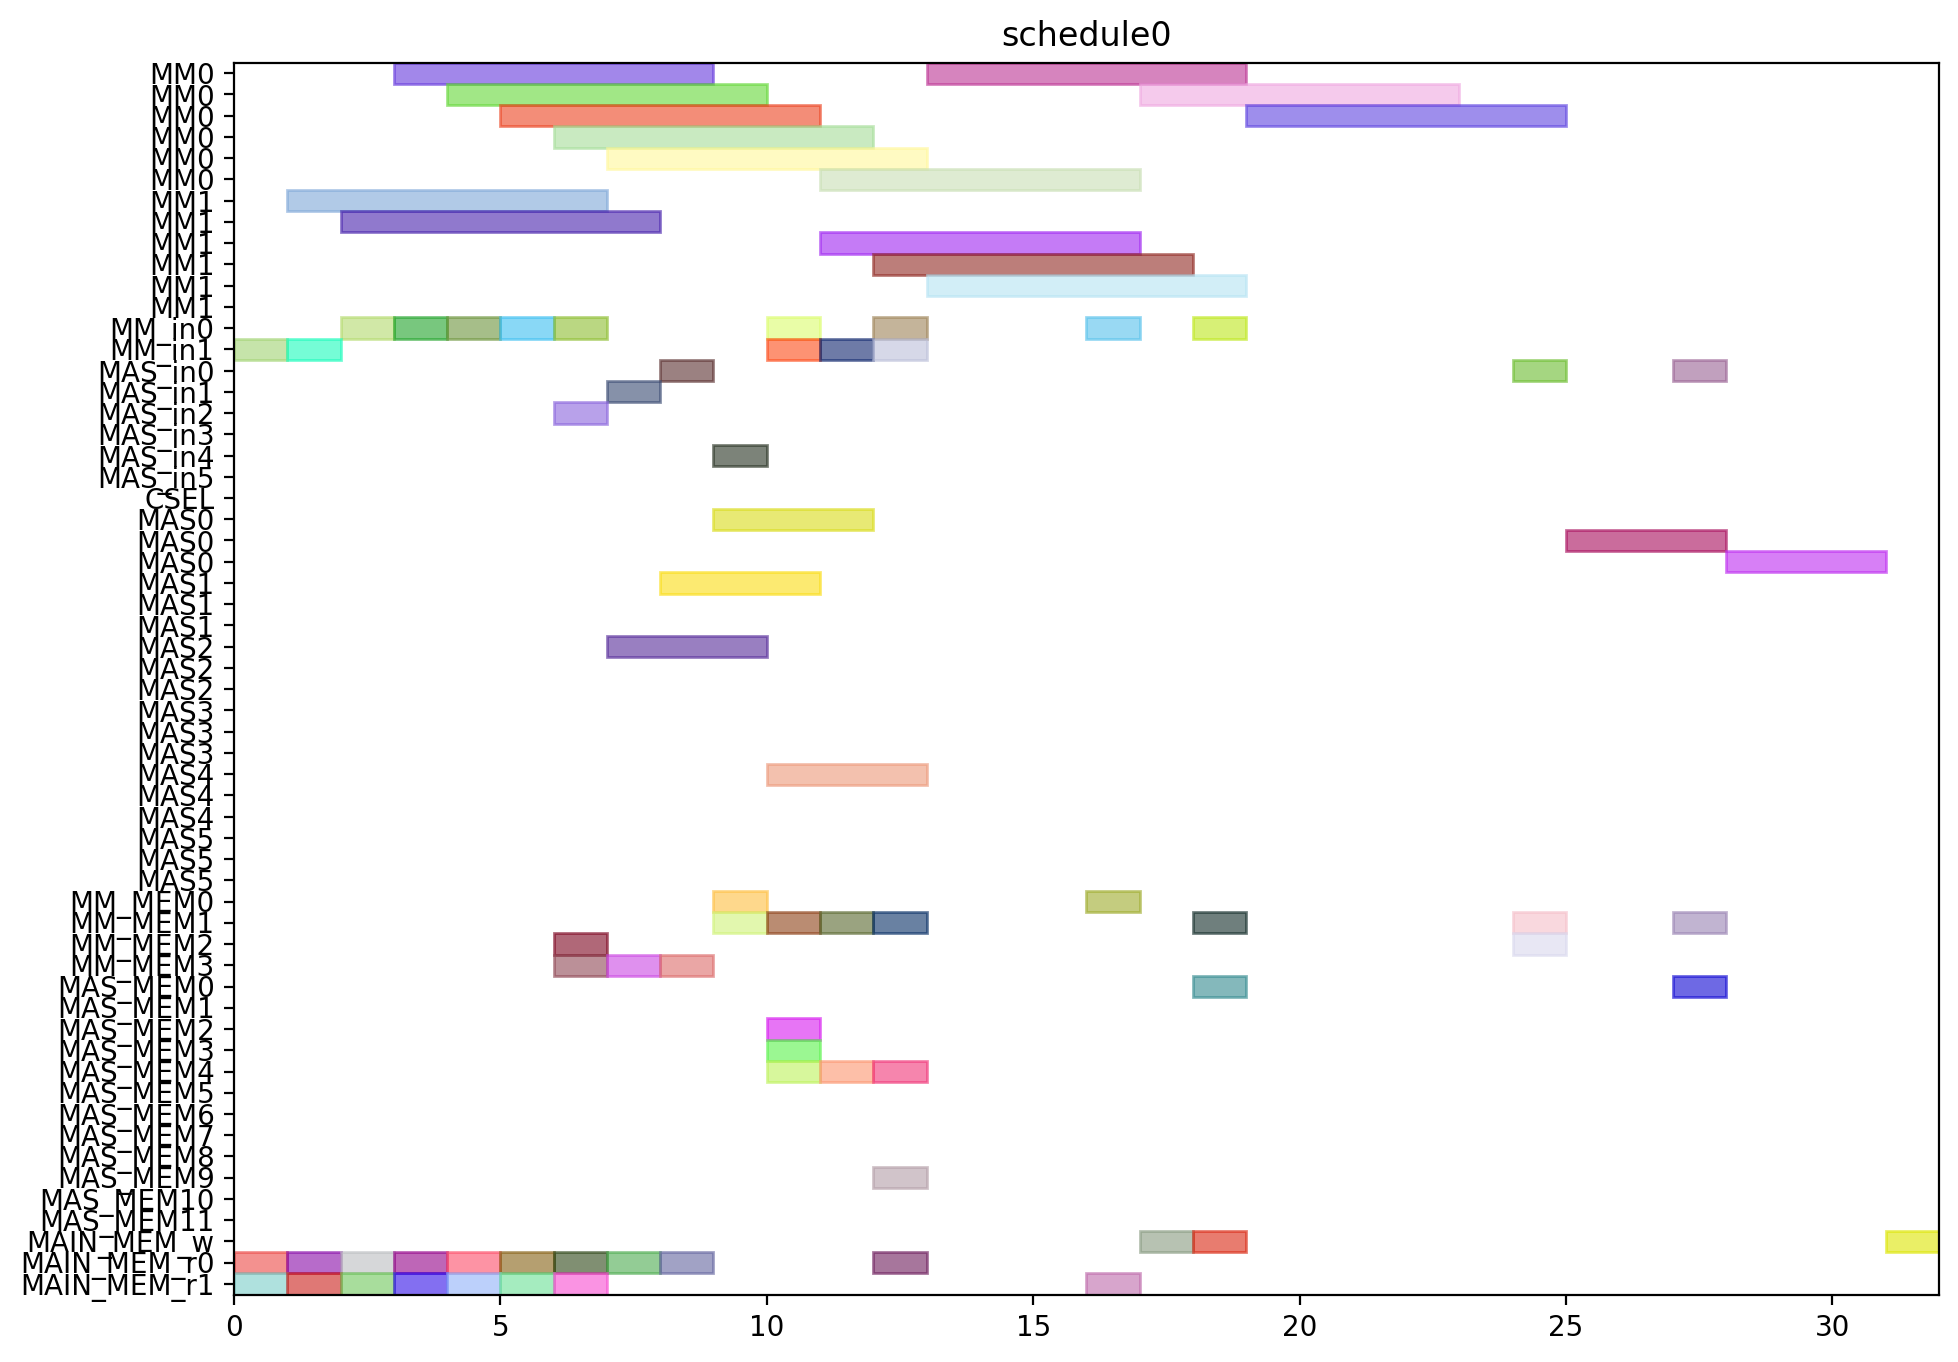

Source code (Python):
from pyschedule import Scenario, solvers, plotters, alt


def solve():
	horizon = 120
	S = Scenario("schedule0", horizon=horizon)

	# resource
	MM = S.Resources('MM', num=2, size=6)
	MM_in = S.Resources('MM_in', num=2)
	MAS_in = S.Resources('MAS_in', num=6)
	CSEL = S.Resource('CSEL')
	MAS = S.Resources('MAS', num=6, size=3, periods=range(1, horizon))
	MM_MEM = S.Resources('MM_MEM', num=4)
	MAS_MEM = S.Resources('MAS_MEM', num=12)
	MAIN_MEM_w = S.Resource('MAIN_MEM_w', size=1)
	MAIN_MEM_r = S.Resources('MAIN_MEM_r', num=2)

	# result of previous scheduling

	# new tasks
	r1 = S.Task('r1', length=6, delay_cost=1)
	r1 += alt(MM)
	r1_in = S.Task('r1_in', length=1, delay_cost=1)
	r1_in += alt(MM_in)
	S += r1_in*MM_in[0]<=r1*MM[0]
	S += r1_in*MM_in[1]<=r1*MM[1]
	r1_mem0 = S.Task('r1_mem0', length=1, delay_cost=1)
	r1_mem0 += MAIN_MEM_r[0]
	S += r1_mem0 <= r1

	r1_mem1 = S.Task('r1_mem1', length=1, delay_cost=1)
	r1_mem1 += MAIN_MEM_r[1]
	S += r1_mem1 <= r1

	r3 = S.Task('r3', length=6, delay_cost=1)
	r3 += alt(MM)
	r3_in = S.Task('r3_in', length=1, delay_cost=1)
	r3_in += alt(MM_in)
	S += r3_in*MM_in[0]<=r3*MM[0]
	S += r3_in*MM_in[1]<=r3*MM[1]
	r3_mem0 = S.Task('r3_mem0', length=1, delay_cost=1)
	r3_mem0 += MAIN_MEM_r[0]
	S += r3_mem0 <= r3

	r3_mem1 = S.Task('r3_mem1', length=1, delay_cost=1)
	r3_mem1 += MAIN_MEM_r[1]
	S += r3_mem1 <= r3

	r4 = S.Task('r4', length=6, delay_cost=1)
	r4 += alt(MM)
	r4_in = S.Task('r4_in', length=1, delay_cost=1)
	r4_in += alt(MM_in)
	S += r4_in*MM_in[0]<=r4*MM[0]
	S += r4_in*MM_in[1]<=r4*MM[1]
	r4_mem0 = S.Task('r4_mem0', length=1, delay_cost=1)
	r4_mem0 += MAIN_MEM_r[0]
	S += r4_mem0 <= r4

	r4_mem1 = S.Task('r4_mem1', length=1, delay_cost=1)
	r4_mem1 += MAIN_MEM_r[1]
	S += r4_mem1 <= r4

	r5 = S.Task('r5', length=6, delay_cost=1)
	r5 += alt(MM)
	r5_in = S.Task('r5_in', length=1, delay_cost=1)
	r5_in += alt(MM_in)
	S += r5_in*MM_in[0]<=r5*MM[0]
	S += r5_in*MM_in[1]<=r5*MM[1]
	r5_mem0 = S.Task('r5_mem0', length=1, delay_cost=1)
	r5_mem0 += MAIN_MEM_r[0]
	S += r5_mem0 <= r5

	r5_mem1 = S.Task('r5_mem1', length=1, delay_cost=1)
	r5_mem1 += MAIN_MEM_r[1]
	S += r5_mem1 <= r5

	r6 = S.Task('r6', length=6, delay_cost=1)
	r6 += alt(MM)
	r6_in = S.Task('r6_in', length=1, delay_cost=1)
	r6_in += alt(MM_in)
	S += r6_in*MM_in[0]<=r6*MM[0]
	S += r6_in*MM_in[1]<=r6*MM[1]
	r6_mem0 = S.Task('r6_mem0', length=1, delay_cost=1)
	r6_mem0 += MAIN_MEM_r[0]
	S += r6_mem0 <= r6

	r6_mem1 = S.Task('r6_mem1', length=1, delay_cost=1)
	r6_mem1 += MAIN_MEM_r[1]
	S += r6_mem1 <= r6

	r12 = S.Task('r12', length=6, delay_cost=1)
	r12 += alt(MM)
	r12_in = S.Task('r12_in', length=1, delay_cost=1)
	r12_in += alt(MM_in)
	S += r12_in*MM_in[0]<=r12*MM[0]
	S += r12_in*MM_in[1]<=r12*MM[1]
	r12_mem0 = S.Task('r12_mem0', length=1, delay_cost=1)
	r12_mem0 += MAIN_MEM_r[0]
	S += r12_mem0 <= r12

	r12_mem1 = S.Task('r12_mem1', length=1, delay_cost=1)
	r12_mem1 += MAIN_MEM_r[1]
	S += r12_mem1 <= r12

	r13 = S.Task('r13', length=6, delay_cost=1)
	r13 += alt(MM)
	r13_in = S.Task('r13_in', length=1, delay_cost=1)
	r13_in += alt(MM_in)
	S += r13_in*MM_in[0]<=r13*MM[0]
	S += r13_in*MM_in[1]<=r13*MM[1]
	r13_mem0 = S.Task('r13_mem0', length=1, delay_cost=1)
	r13_mem0 += MAIN_MEM_r[0]
	S += r13_mem0 <= r13

	r13_mem1 = S.Task('r13_mem1', length=1, delay_cost=1)
	r13_mem1 += MAIN_MEM_r[1]
	S += r13_mem1 <= r13

	r2 = S.Task('r2', length=3, delay_cost=1)
	r2 += alt(MAS)
	r2_in = S.Task('r2_in', length=1, delay_cost=1)
	r2_in += alt(MAS_in)
	S += r2_in*MAS_in[0]<=r2*MAS[0]

	S += r2_in*MAS_in[1]<=r2*MAS[1]

	S += r2_in*MAS_in[2]<=r2*MAS[2]

	S += r2_in*MAS_in[3]<=r2*MAS[3]

	S += r2_in*MAS_in[4]<=r2*MAS[4]

	S += r2_in*MAS_in[5]<=r2*MAS[5]

	r2_mem0 = S.Task('r2_mem0', length=1, delay_cost=1)
	r2_mem0 += alt(MM_MEM)
	S += (r1*MM[0])-1 < r2_mem0*MM_MEM[0]
	S += (r1*MM[1])-1 < r2_mem0*MM_MEM[2]
	S += r2_mem0 <= r2

	r2_mem1 = S.Task('r2_mem1', length=1, delay_cost=1)
	r2_mem1 += alt(MM_MEM)
	S += (r1*MM[0])-1 < r2_mem1*MM_MEM[1]
	S += (r1*MM[1])-1 < r2_mem1*MM_MEM[3]
	S += r2_mem1 <= r2

	r7 = S.Task('r7', length=3, delay_cost=1)
	r7 += alt(MAS)
	r7_in = S.Task('r7_in', length=1, delay_cost=1)
	r7_in += alt(MAS_in)
	S += r7_in*MAS_in[0]<=r7*MAS[0]

	S += r7_in*MAS_in[1]<=r7*MAS[1]

	S += r7_in*MAS_in[2]<=r7*MAS[2]

	S += r7_in*MAS_in[3]<=r7*MAS[3]

	S += r7_in*MAS_in[4]<=r7*MAS[4]

	S += r7_in*MAS_in[5]<=r7*MAS[5]

	r7_mem0 = S.Task('r7_mem0', length=1, delay_cost=1)
	r7_mem0 += alt(MM_MEM)
	S += (r5*MM[0])-1 < r7_mem0*MM_MEM[0]
	S += (r5*MM[1])-1 < r7_mem0*MM_MEM[2]
	S += r7_mem0 <= r7

	r7_mem1 = S.Task('r7_mem1', length=1, delay_cost=1)
	r7_mem1 += alt(MM_MEM)
	S += (r6*MM[0])-1 < r7_mem1*MM_MEM[1]
	S += (r6*MM[1])-1 < r7_mem1*MM_MEM[3]
	S += r7_mem1 <= r7

	r8 = S.Task('r8', length=3, delay_cost=1)
	r8 += alt(MAS)
	r8_in = S.Task('r8_in', length=1, delay_cost=1)
	r8_in += alt(MAS_in)
	S += r8_in*MAS_in[0]<=r8*MAS[0]

	S += r8_in*MAS_in[1]<=r8*MAS[1]

	S += r8_in*MAS_in[2]<=r8*MAS[2]

	S += r8_in*MAS_in[3]<=r8*MAS[3]

	S += r8_in*MAS_in[4]<=r8*MAS[4]

	S += r8_in*MAS_in[5]<=r8*MAS[5]

	r8_mem0 = S.Task('r8_mem0', length=1, delay_cost=1)
	r8_mem0 += MAIN_MEM_r[0]
	S += r8_mem0 <= r8

	r8_mem1 = S.Task('r8_mem1', length=1, delay_cost=1)
	r8_mem1 += alt(MM_MEM)
	S += (r4*MM[0])-1 < r8_mem1*MM_MEM[1]
	S += (r4*MM[1])-1 < r8_mem1*MM_MEM[3]
	S += r8_mem1 <= r8

	r10 = S.Task('r10', length=3, delay_cost=1)
	r10 += alt(MAS)
	r10_in = S.Task('r10_in', length=1, delay_cost=1)
	r10_in += alt(MAS_in)
	S += r10_in*MAS_in[0]<=r10*MAS[0]

	S += r10_in*MAS_in[1]<=r10*MAS[1]

	S += r10_in*MAS_in[2]<=r10*MAS[2]

	S += r10_in*MAS_in[3]<=r10*MAS[3]

	S += r10_in*MAS_in[4]<=r10*MAS[4]

	S += r10_in*MAS_in[5]<=r10*MAS[5]

	r10_mem0 = S.Task('r10_mem0', length=1, delay_cost=1)
	r10_mem0 += MAIN_MEM_r[0]
	S += r10_mem0 <= r10

	r10_mem1 = S.Task('r10_mem1', length=1, delay_cost=1)
	r10_mem1 += alt(MM_MEM)
	S += (r4*MM[0])-1 < r10_mem1*MM_MEM[1]
	S += (r4*MM[1])-1 < r10_mem1*MM_MEM[3]
	S += r10_mem1 <= r10

	r9 = S.Task('r9', length=6, delay_cost=1)
	r9 += alt(MM)
	r9_in = S.Task('r9_in', length=1, delay_cost=1)
	r9_in += alt(MM_in)
	S += r9_in*MM_in[0]<=r9*MM[0]
	S += r9_in*MM_in[1]<=r9*MM[1]
	r9_mem0 = S.Task('r9_mem0', length=1, delay_cost=1)
	r9_mem0 += MAIN_MEM_r[0]
	S += r9_mem0 <= r9

	r9_mem1 = S.Task('r9_mem1', length=1, delay_cost=1)
	r9_mem1 += alt(MAS_MEM)
	S += (r7*MAS[0])-1 < r9_mem1*MAS_MEM[1]
	S += (r7*MAS[1])-1 < r9_mem1*MAS_MEM[3]
	S += (r7*MAS[2])-1 < r9_mem1*MAS_MEM[5]
	S += (r7*MAS[3])-1 < r9_mem1*MAS_MEM[7]
	S += (r7*MAS[4])-1 < r9_mem1*MAS_MEM[9]
	S += (r7*MAS[5])-1 < r9_mem1*MAS_MEM[11]
	S += r9_mem1 <= r9

	r11 = S.Task('r11', length=6, delay_cost=1)
	r11 += alt(MM)
	r11_in = S.Task('r11_in', length=1, delay_cost=1)
	r11_in += alt(MM_in)
	S += r11_in*MM_in[0]<=r11*MM[0]
	S += r11_in*MM_in[1]<=r11*MM[1]
	r11_mem0 = S.Task('r11_mem0', length=1, delay_cost=1)
	r11_mem0 += alt(MAS_MEM)
	S += (r10*MAS[0])-1 < r11_mem0*MAS_MEM[0]
	S += (r10*MAS[1])-1 < r11_mem0*MAS_MEM[2]
	S += (r10*MAS[2])-1 < r11_mem0*MAS_MEM[4]
	S += (r10*MAS[3])-1 < r11_mem0*MAS_MEM[6]
	S += (r10*MAS[4])-1 < r11_mem0*MAS_MEM[8]
	S += (r10*MAS[5])-1 < r11_mem0*MAS_MEM[10]
	S += r11_mem0 <= r11

	r11_mem1 = S.Task('r11_mem1', length=1, delay_cost=1)
	r11_mem1 += alt(MAS_MEM)
	S += (r10*MAS[0])-1 < r11_mem1*MAS_MEM[1]
	S += (r10*MAS[1])-1 < r11_mem1*MAS_MEM[3]
	S += (r10*MAS[2])-1 < r11_mem1*MAS_MEM[5]
	S += (r10*MAS[3])-1 < r11_mem1*MAS_MEM[7]
	S += (r10*MAS[4])-1 < r11_mem1*MAS_MEM[9]
	S += (r10*MAS[5])-1 < r11_mem1*MAS_MEM[11]
	S += r11_mem1 <= r11

	PX_new = S.Task('PX_new', length=6, delay_cost=1)
	PX_new += alt(MM)
	PX_new_in = S.Task('PX_new_in', length=1, delay_cost=1)
	PX_new_in += alt(MM_in)
	S += PX_new_in*MM_in[0]<=PX_new*MM[0]
	S += PX_new_in*MM_in[1]<=PX_new*MM[1]
	S += 0<PX_new

	PX_new_w = S.Task('PX_new_w', length=1, delay_cost=1)
	PX_new_w += alt(MAIN_MEM_w)
	S += PX_new <= PX_new_w

	PX_new_mem0 = S.Task('PX_new_mem0', length=1, delay_cost=1)
	PX_new_mem0 += alt(MAS_MEM)
	S += (r2*MAS[0])-1 < PX_new_mem0*MAS_MEM[0]
	S += (r2*MAS[1])-1 < PX_new_mem0*MAS_MEM[2]
	S += (r2*MAS[2])-1 < PX_new_mem0*MAS_MEM[4]
	S += (r2*MAS[3])-1 < PX_new_mem0*MAS_MEM[6]
	S += (r2*MAS[4])-1 < PX_new_mem0*MAS_MEM[8]
	S += (r2*MAS[5])-1 < PX_new_mem0*MAS_MEM[10]
	S += PX_new_mem0 <= PX_new

	PX_new_mem1 = S.Task('PX_new_mem1', length=1, delay_cost=1)
	PX_new_mem1 += alt(MM_MEM)
	S += (r12*MM[0])-1 < PX_new_mem1*MM_MEM[1]
	S += (r12*MM[1])-1 < PX_new_mem1*MM_MEM[3]
	S += PX_new_mem1 <= PX_new

	r14 = S.Task('r14', length=6, delay_cost=1)
	r14 += alt(MM)
	r14_in = S.Task('r14_in', length=1, delay_cost=1)
	r14_in += alt(MM_in)
	S += r14_in*MM_in[0]<=r14*MM[0]
	S += r14_in*MM_in[1]<=r14*MM[1]
	r14_mem0 = S.Task('r14_mem0', length=1, delay_cost=1)
	r14_mem0 += alt(MAS_MEM)
	S += (r2*MAS[0])-1 < r14_mem0*MAS_MEM[0]
	S += (r2*MAS[1])-1 < r14_mem0*MAS_MEM[2]
	S += (r2*MAS[2])-1 < r14_mem0*MAS_MEM[4]
	S += (r2*MAS[3])-1 < r14_mem0*MAS_MEM[6]
	S += (r2*MAS[4])-1 < r14_mem0*MAS_MEM[8]
	S += (r2*MAS[5])-1 < r14_mem0*MAS_MEM[10]
	S += r14_mem0 <= r14

	r14_mem1 = S.Task('r14_mem1', length=1, delay_cost=1)
	r14_mem1 += alt(MM_MEM)
	S += (r3*MM[0])-1 < r14_mem1*MM_MEM[1]
	S += (r3*MM[1])-1 < r14_mem1*MM_MEM[3]
	S += r14_mem1 <= r14

	Z1_new = S.Task('Z1_new', length=6, delay_cost=1)
	Z1_new += alt(MM)
	Z1_new_in = S.Task('Z1_new_in', length=1, delay_cost=1)
	Z1_new_in += alt(MM_in)
	S += Z1_new_in*MM_in[0]<=Z1_new*MM[0]
	S += Z1_new_in*MM_in[1]<=Z1_new*MM[1]
	S += 0<Z1_new

	Z1_new_w = S.Task('Z1_new_w', length=1, delay_cost=1)
	Z1_new_w += alt(MAIN_MEM_w)
	S += Z1_new <= Z1_new_w

	Z1_new_mem0 = S.Task('Z1_new_mem0', length=1, delay_cost=1)
	Z1_new_mem0 += alt(MAS_MEM)
	S += (r2*MAS[0])-1 < Z1_new_mem0*MAS_MEM[0]
	S += (r2*MAS[1])-1 < Z1_new_mem0*MAS_MEM[2]
	S += (r2*MAS[2])-1 < Z1_new_mem0*MAS_MEM[4]
	S += (r2*MAS[3])-1 < Z1_new_mem0*MAS_MEM[6]
	S += (r2*MAS[4])-1 < Z1_new_mem0*MAS_MEM[8]
	S += (r2*MAS[5])-1 < Z1_new_mem0*MAS_MEM[10]
	S += Z1_new_mem0 <= Z1_new

	Z1_new_mem1 = S.Task('Z1_new_mem1', length=1, delay_cost=1)
	Z1_new_mem1 += alt(MM_MEM)
	S += (r13*MM[0])-1 < Z1_new_mem1*MM_MEM[1]
	S += (r13*MM[1])-1 < Z1_new_mem1*MM_MEM[3]
	S += Z1_new_mem1 <= Z1_new

	r15 = S.Task('r15', length=6, delay_cost=1)
	r15 += alt(MM)
	r15_in = S.Task('r15_in', length=1, delay_cost=1)
	r15_in += alt(MM_in)
	S += r15_in*MM_in[0]<=r15*MM[0]
	S += r15_in*MM_in[1]<=r15*MM[1]
	r15_mem0 = S.Task('r15_mem0', length=1, delay_cost=1)
	r15_mem0 += alt(MAS_MEM)
	S += (r8*MAS[0])-1 < r15_mem0*MAS_MEM[0]
	S += (r8*MAS[1])-1 < r15_mem0*MAS_MEM[2]
	S += (r8*MAS[2])-1 < r15_mem0*MAS_MEM[4]
	S += (r8*MAS[3])-1 < r15_mem0*MAS_MEM[6]
	S += (r8*MAS[4])-1 < r15_mem0*MAS_MEM[8]
	S += (r8*MAS[5])-1 < r15_mem0*MAS_MEM[10]
	S += r15_mem0 <= r15

	r15_mem1 = S.Task('r15_mem1', length=1, delay_cost=1)
	r15_mem1 += alt(MM_MEM)
	S += (r9*MM[0])-1 < r15_mem1*MM_MEM[1]
	S += (r9*MM[1])-1 < r15_mem1*MM_MEM[3]
	S += r15_mem1 <= r15

	r16 = S.Task('r16', length=6, delay_cost=1)
	r16 += alt(MM)
	r16_in = S.Task('r16_in', length=1, delay_cost=1)
	r16_in += alt(MM_in)
	S += r16_in*MM_in[0]<=r16*MM[0]
	S += r16_in*MM_in[1]<=r16*MM[1]
	r16_mem0 = S.Task('r16_mem0', length=1, delay_cost=1)
	r16_mem0 += alt(MM_MEM)
	S += (r11*MM[0])-1 < r16_mem0*MM_MEM[0]
	S += (r11*MM[1])-1 < r16_mem0*MM_MEM[2]
	S += r16_mem0 <= r16

	r16_mem1 = S.Task('r16_mem1', length=1, delay_cost=1)
	r16_mem1 += MAIN_MEM_r[1]
	S += r16_mem1 <= r16

	r17 = S.Task('r17', length=3, delay_cost=1)
	r17 += alt(MAS)
	r17_in = S.Task('r17_in', length=1, delay_cost=1)
	r17_in += alt(MAS_in)
	S += r17_in*MAS_in[0]<=r17*MAS[0]

	S += r17_in*MAS_in[1]<=r17*MAS[1]

	S += r17_in*MAS_in[2]<=r17*MAS[2]

	S += r17_in*MAS_in[3]<=r17*MAS[3]

	S += r17_in*MAS_in[4]<=r17*MAS[4]

	S += r17_in*MAS_in[5]<=r17*MAS[5]

	r17_mem0 = S.Task('r17_mem0', length=1, delay_cost=1)
	r17_mem0 += alt(MM_MEM)
	S += (r14*MM[0])-1 < r17_mem0*MM_MEM[0]
	S += (r14*MM[1])-1 < r17_mem0*MM_MEM[2]
	S += r17_mem0 <= r17

	r17_mem1 = S.Task('r17_mem1', length=1, delay_cost=1)
	r17_mem1 += alt(MM_MEM)
	S += (r15*MM[0])-1 < r17_mem1*MM_MEM[1]
	S += (r15*MM[1])-1 < r17_mem1*MM_MEM[3]
	S += r17_mem1 <= r17

	PY_new = S.Task('PY_new', length=3, delay_cost=1)
	PY_new += alt(MAS)
	PY_new_in = S.Task('PY_new_in', length=1, delay_cost=1)
	PY_new_in += alt(MAS_in)
	S += PY_new_in*MAS_in[0]<=PY_new*MAS[0]

	S += PY_new_in*MAS_in[1]<=PY_new*MAS[1]

	S += PY_new_in*MAS_in[2]<=PY_new*MAS[2]

	S += PY_new_in*MAS_in[3]<=PY_new*MAS[3]

	S += PY_new_in*MAS_in[4]<=PY_new*MAS[4]

	S += PY_new_in*MAS_in[5]<=PY_new*MAS[5]

	S += 0<PY_new

	PY_new_w = S.Task('PY_new_w', length=1, delay_cost=1)
	PY_new_w += alt(MAIN_MEM_w)
	S += PY_new <= PY_new_w

	PY_new_mem0 = S.Task('PY_new_mem0', length=1, delay_cost=1)
	PY_new_mem0 += alt(MAS_MEM)
	S += (r17*MAS[0])-1 < PY_new_mem0*MAS_MEM[0]
	S += (r17*MAS[1])-1 < PY_new_mem0*MAS_MEM[2]
	S += (r17*MAS[2])-1 < PY_new_mem0*MAS_MEM[4]
	S += (r17*MAS[3])-1 < PY_new_mem0*MAS_MEM[6]
	S += (r17*MAS[4])-1 < PY_new_mem0*MAS_MEM[8]
	S += (r17*MAS[5])-1 < PY_new_mem0*MAS_MEM[10]
	S += PY_new_mem0 <= PY_new

	PY_new_mem1 = S.Task('PY_new_mem1', length=1, delay_cost=1)
	PY_new_mem1 += alt(MM_MEM)
	S += (r16*MM[0])-1 < PY_new_mem1*MM_MEM[1]
	S += (r16*MM[1])-1 < PY_new_mem1*MM_MEM[3]
	S += PY_new_mem1 <= PY_new

	solvers.mip.solve(S,msg=1,kind='CPLEX',ratio_gap=1.01)

	solution = [['hoge']*len(S.solution()[1]) for i in range(len(S.solution()))]
	for i in range(len(S.solution())):
		for j in range(len(S.solution()[i])):
			solution[i][j]=str(S.solution()[i][j])
	print(solution)

	cycles = int(solution[-1][3])

	pic_file_name = "/mnt/rose/usr1/fukuda/ABE/multiRAM_multiMAS_16mux/scheduling_result/stage6MM2_stage3MAS6/EP_YRECOVER/schedule0.png"
	if(S.solution() != []):
		plotters.matplotlib.plot(S,img_filename=pic_file_name, show_task_labels=False, fig_size=(cycles*0.25+3, 8))

	return solution
